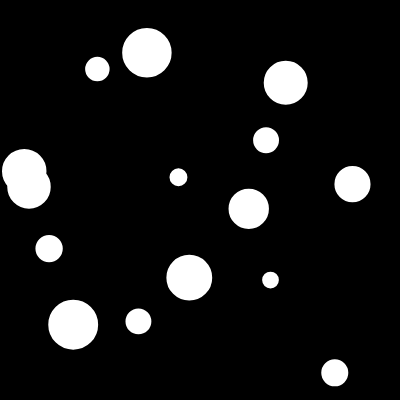
Frame 1 (no input)
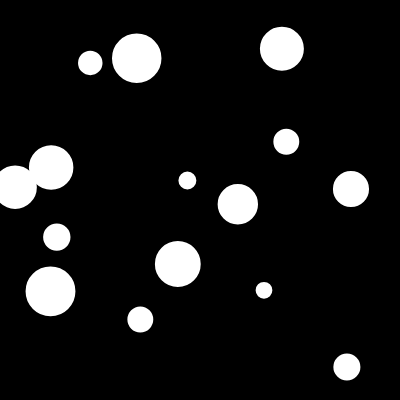
Frame 60 (no input)
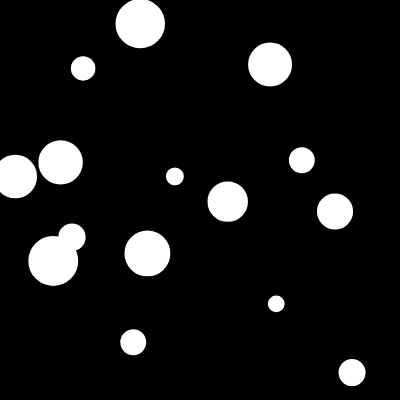
Frame 120 (the mouse pressed at the canvas centre since frame 60)

The p5.js sketch that drew these frames (run headless with seeded random() and noise() and a simulated clock; from frame 60 on, the mouse is pressed at the canvas centre):

// p5.js sketch
// ── sketch.js
let shapes = [];

function setup() {
  createCanvas(400, 400);
  for (i=0; i < 15; i++) {
    shapes[i] = new Shapes(random(width), random(height), random(10, 50));
  }
}

function mousePressed() {
  for (i = 0; i < shapes.length; i++) {
    shapes[i].clicked(mouseX, mouseY);
  }
}

function draw() {
  background(0);
  
  for (i = 0; i < shapes.length; i++) {
    shapes[i].show();
    shapes[i].move();
    //shapes[i].highlight();
  }
  

}
// ── Shapes.js
class Shapes {
  constructor(x, y, r) {
    this.x = x;
    this.y = y;
    this.r = r;
    this.red = 255
    this.green = 255
    this.blue = 255
  }
  
  show() {
    stroke(255)
    strokeWeight(4);
    fill(this.red, this.green, this.blue);
    ellipseMode(CENTER)
    ellipse(this.x, this.y, this.r, this.r);
  }

  move() {
    this.x = this.x + random(-3, 3);
    this.y = this.y + random(-3, 3);
  }
  
  clicked(px, py) {
    if (dist(this.x, this.y, px, py) < this.r/2) {
      print("CLICKED")
      this.red = this.red - 50
      this.blue = this.blue - 50
      this.green = this.green - 50
    }
  }
}
